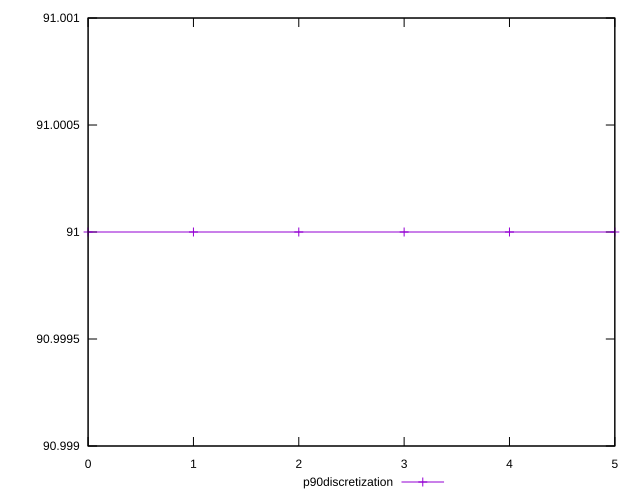

Reproduce this figure in gnuplot.
reset

$p90Discretization <<EOF
0 91
1 91
2 91
3 91
4 91
5 91
EOF

set key outside below
set xrange [0:5]
set yrange [90.999:91.001]
set trange [90.999:91.001]
set terminal svg size 640, 500 enhanced background rgb 'white'
set output "reprap/redirects/progression/eccentricity.svg"

plot $p90Discretization title "p90discretization" with linespoints

reset
